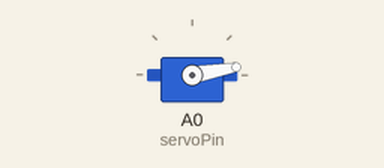
Simulated run of this sketch. Board: Arduino Uno, built with avr-gcc and run on an emulated ATmega328P. Shown: servo.

Above: at 0.05 s.
Timing chart, 0 to 3.2 s (numbered marks = the images above):
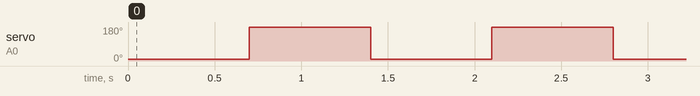

Measured:
- by itself, servo on A0 (servoPin): alternates 180° for 0.70 s and 10° for 0.70 s

The sketch:

servo_motor.ino
```cpp
#include <Servo.h>
int servoPin = A0;
Servo servo1;
int n = 0;
void setup() {
  // put your setup code here, to run once:
  servo1.attach(servoPin);

}

void loop() {
  // put your main code here, to run repeatedly:
  while(n < 100){
  servo1.write(10);
  delay(700);

  servo1.write(180);
  delay(700);
  }
}
```
